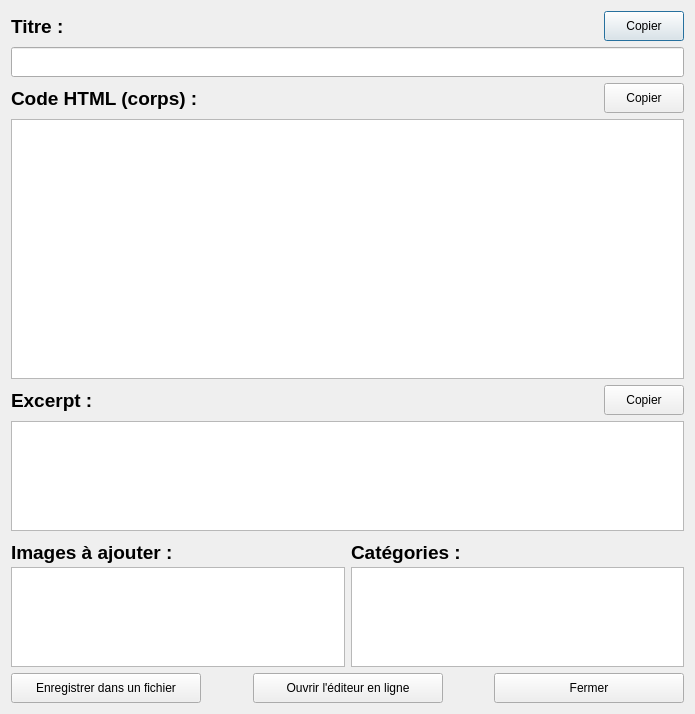
<?xml version="1.0" encoding="UTF-8"?>
<ui version="4.0">
 <class>SendManual</class>
 <widget class="QDialog" name="SendManual">
  <property name="geometry">
   <rect>
    <x>0</x>
    <y>0</y>
    <width>695</width>
    <height>714</height>
   </rect>
  </property>
  <property name="windowTitle">
   <string>Dialog</string>
  </property>
  <layout class="QHBoxLayout" name="horizontalLayout_6">
   <item>
    <layout class="QVBoxLayout" name="verticalLayout_3">
     <item>
      <layout class="QHBoxLayout" name="horizontalLayout">
       <item>
        <widget class="QLabel" name="label">
         <property name="sizePolicy">
          <sizepolicy hsizetype="Preferred" vsizetype="Fixed">
           <horstretch>0</horstretch>
           <verstretch>0</verstretch>
          </sizepolicy>
         </property>
         <property name="minimumSize">
          <size>
           <width>0</width>
           <height>30</height>
          </size>
         </property>
         <property name="maximumSize">
          <size>
           <width>16777215</width>
           <height>30</height>
          </size>
         </property>
         <property name="font">
          <font>
           <pointsize>14</pointsize>
           <weight>75</weight>
           <bold>true</bold>
          </font>
         </property>
         <property name="text">
          <string>Titre :</string>
         </property>
        </widget>
       </item>
       <item>
        <widget class="QPushButton" name="copyTitre">
         <property name="sizePolicy">
          <sizepolicy hsizetype="Fixed" vsizetype="Fixed">
           <horstretch>0</horstretch>
           <verstretch>0</verstretch>
          </sizepolicy>
         </property>
         <property name="minimumSize">
          <size>
           <width>80</width>
           <height>30</height>
          </size>
         </property>
         <property name="maximumSize">
          <size>
           <width>80</width>
           <height>30</height>
          </size>
         </property>
         <property name="text">
          <string>Copier</string>
         </property>
        </widget>
       </item>
      </layout>
     </item>
     <item>
      <widget class="QLineEdit" name="titre">
       <property name="minimumSize">
        <size>
         <width>510</width>
         <height>30</height>
        </size>
       </property>
       <property name="readOnly">
        <bool>true</bool>
       </property>
      </widget>
     </item>
     <item>
      <layout class="QHBoxLayout" name="horizontalLayout_2">
       <item>
        <widget class="QLabel" name="label_2">
         <property name="sizePolicy">
          <sizepolicy hsizetype="Preferred" vsizetype="Fixed">
           <horstretch>0</horstretch>
           <verstretch>0</verstretch>
          </sizepolicy>
         </property>
         <property name="minimumSize">
          <size>
           <width>0</width>
           <height>30</height>
          </size>
         </property>
         <property name="maximumSize">
          <size>
           <width>16777215</width>
           <height>30</height>
          </size>
         </property>
         <property name="font">
          <font>
           <pointsize>14</pointsize>
           <weight>75</weight>
           <bold>true</bold>
          </font>
         </property>
         <property name="text">
          <string>Code HTML (corps) :</string>
         </property>
        </widget>
       </item>
       <item>
        <widget class="QPushButton" name="copyHtmlCode">
         <property name="sizePolicy">
          <sizepolicy hsizetype="Fixed" vsizetype="Fixed">
           <horstretch>0</horstretch>
           <verstretch>0</verstretch>
          </sizepolicy>
         </property>
         <property name="minimumSize">
          <size>
           <width>80</width>
           <height>30</height>
          </size>
         </property>
         <property name="maximumSize">
          <size>
           <width>80</width>
           <height>30</height>
          </size>
         </property>
         <property name="text">
          <string>Copier</string>
         </property>
        </widget>
       </item>
      </layout>
     </item>
     <item>
      <widget class="QPlainTextEdit" name="htmlCode">
       <property name="minimumSize">
        <size>
         <width>510</width>
         <height>260</height>
        </size>
       </property>
       <property name="readOnly">
        <bool>true</bool>
       </property>
      </widget>
     </item>
     <item>
      <layout class="QHBoxLayout" name="horizontalLayout_5">
       <item>
        <widget class="QLabel" name="label_4">
         <property name="sizePolicy">
          <sizepolicy hsizetype="Preferred" vsizetype="Fixed">
           <horstretch>0</horstretch>
           <verstretch>0</verstretch>
          </sizepolicy>
         </property>
         <property name="minimumSize">
          <size>
           <width>0</width>
           <height>30</height>
          </size>
         </property>
         <property name="maximumSize">
          <size>
           <width>16777215</width>
           <height>30</height>
          </size>
         </property>
         <property name="font">
          <font>
           <pointsize>14</pointsize>
           <weight>75</weight>
           <bold>true</bold>
          </font>
         </property>
         <property name="text">
          <string>Excerpt :</string>
         </property>
        </widget>
       </item>
       <item>
        <widget class="QPushButton" name="copyExcerpt">
         <property name="sizePolicy">
          <sizepolicy hsizetype="Fixed" vsizetype="Fixed">
           <horstretch>0</horstretch>
           <verstretch>0</verstretch>
          </sizepolicy>
         </property>
         <property name="minimumSize">
          <size>
           <width>80</width>
           <height>30</height>
          </size>
         </property>
         <property name="maximumSize">
          <size>
           <width>80</width>
           <height>30</height>
          </size>
         </property>
         <property name="text">
          <string>Copier</string>
         </property>
        </widget>
       </item>
      </layout>
     </item>
     <item>
      <widget class="QPlainTextEdit" name="excerpt">
       <property name="minimumSize">
        <size>
         <width>330</width>
         <height>110</height>
        </size>
       </property>
       <property name="maximumSize">
        <size>
         <width>16777215</width>
         <height>150</height>
        </size>
       </property>
       <property name="readOnly">
        <bool>true</bool>
       </property>
      </widget>
     </item>
     <item>
      <layout class="QHBoxLayout" name="horizontalLayout_4">
       <item>
        <layout class="QVBoxLayout" name="verticalLayout">
         <property name="spacing">
          <number>0</number>
         </property>
         <item>
          <widget class="QLabel" name="label_3">
           <property name="sizePolicy">
            <sizepolicy hsizetype="Preferred" vsizetype="Fixed">
             <horstretch>0</horstretch>
             <verstretch>0</verstretch>
            </sizepolicy>
           </property>
           <property name="minimumSize">
            <size>
             <width>0</width>
             <height>30</height>
            </size>
           </property>
           <property name="maximumSize">
            <size>
             <width>16777215</width>
             <height>30</height>
            </size>
           </property>
           <property name="font">
            <font>
             <pointsize>14</pointsize>
             <weight>75</weight>
             <bold>true</bold>
            </font>
           </property>
           <property name="text">
            <string>Images à ajouter :</string>
           </property>
          </widget>
         </item>
         <item>
          <widget class="QPlainTextEdit" name="imagesToAdd">
           <property name="minimumSize">
            <size>
             <width>330</width>
             <height>90</height>
            </size>
           </property>
           <property name="maximumSize">
            <size>
             <width>16777215</width>
             <height>150</height>
            </size>
           </property>
           <property name="readOnly">
            <bool>true</bool>
           </property>
          </widget>
         </item>
        </layout>
       </item>
       <item>
        <layout class="QVBoxLayout" name="verticalLayout_2">
         <property name="spacing">
          <number>0</number>
         </property>
         <item>
          <widget class="QLabel" name="label_5">
           <property name="sizePolicy">
            <sizepolicy hsizetype="Preferred" vsizetype="Fixed">
             <horstretch>0</horstretch>
             <verstretch>0</verstretch>
            </sizepolicy>
           </property>
           <property name="minimumSize">
            <size>
             <width>0</width>
             <height>30</height>
            </size>
           </property>
           <property name="maximumSize">
            <size>
             <width>16777215</width>
             <height>30</height>
            </size>
           </property>
           <property name="font">
            <font>
             <pointsize>14</pointsize>
             <weight>75</weight>
             <bold>true</bold>
            </font>
           </property>
           <property name="text">
            <string>Catégories :</string>
           </property>
          </widget>
         </item>
         <item>
          <widget class="QListView" name="categories">
           <property name="minimumSize">
            <size>
             <width>330</width>
             <height>90</height>
            </size>
           </property>
           <property name="maximumSize">
            <size>
             <width>16777215</width>
             <height>150</height>
            </size>
           </property>
          </widget>
         </item>
        </layout>
       </item>
      </layout>
     </item>
     <item>
      <layout class="QHBoxLayout" name="horizontalLayout_3">
       <item>
        <widget class="QPushButton" name="saveInFile">
         <property name="sizePolicy">
          <sizepolicy hsizetype="Fixed" vsizetype="Fixed">
           <horstretch>0</horstretch>
           <verstretch>0</verstretch>
          </sizepolicy>
         </property>
         <property name="minimumSize">
          <size>
           <width>190</width>
           <height>30</height>
          </size>
         </property>
         <property name="maximumSize">
          <size>
           <width>190</width>
           <height>30</height>
          </size>
         </property>
         <property name="text">
          <string>Enregistrer dans un fichier</string>
         </property>
        </widget>
       </item>
       <item>
        <spacer name="horizontalSpacer">
         <property name="orientation">
          <enum>Qt::Horizontal</enum>
         </property>
         <property name="sizeHint" stdset="0">
          <size>
           <width>40</width>
           <height>20</height>
          </size>
         </property>
        </spacer>
       </item>
       <item>
        <widget class="QPushButton" name="openInline">
         <property name="sizePolicy">
          <sizepolicy hsizetype="Fixed" vsizetype="Fixed">
           <horstretch>0</horstretch>
           <verstretch>0</verstretch>
          </sizepolicy>
         </property>
         <property name="minimumSize">
          <size>
           <width>190</width>
           <height>30</height>
          </size>
         </property>
         <property name="maximumSize">
          <size>
           <width>190</width>
           <height>30</height>
          </size>
         </property>
         <property name="text">
          <string>Ouvrir l'éditeur en ligne</string>
         </property>
        </widget>
       </item>
       <item>
        <spacer name="horizontalSpacer_2">
         <property name="orientation">
          <enum>Qt::Horizontal</enum>
         </property>
         <property name="sizeHint" stdset="0">
          <size>
           <width>40</width>
           <height>20</height>
          </size>
         </property>
        </spacer>
       </item>
       <item>
        <widget class="QPushButton" name="closeDialog">
         <property name="sizePolicy">
          <sizepolicy hsizetype="Fixed" vsizetype="Fixed">
           <horstretch>0</horstretch>
           <verstretch>0</verstretch>
          </sizepolicy>
         </property>
         <property name="minimumSize">
          <size>
           <width>190</width>
           <height>30</height>
          </size>
         </property>
         <property name="maximumSize">
          <size>
           <width>190</width>
           <height>30</height>
          </size>
         </property>
         <property name="text">
          <string>Fermer</string>
         </property>
        </widget>
       </item>
      </layout>
     </item>
    </layout>
   </item>
  </layout>
 </widget>
 <resources/>
 <connections/>
</ui>
